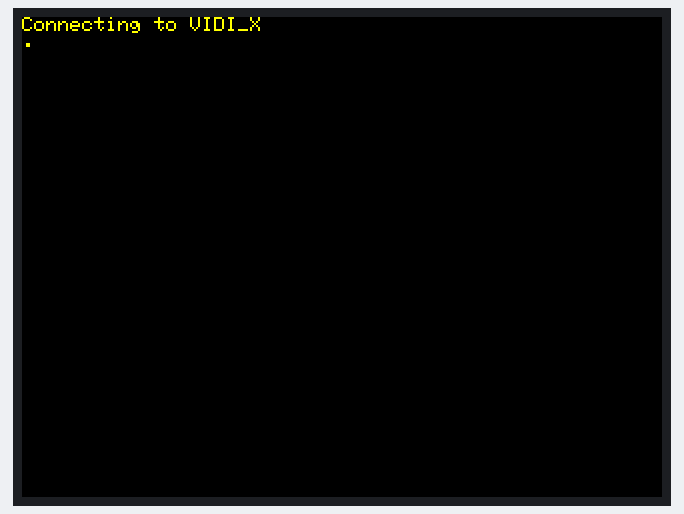
Simulated run of this sketch. Board: ESP32. Parts: 320×240 colour display. WiFi joins after 1.5 s; servers stay silent unless stated; nothing arrives over Bluetooth unless stated; what the sketch prints to the serial monitor is not drawn.

Above: at 0.8 s.
At 1.8 s:
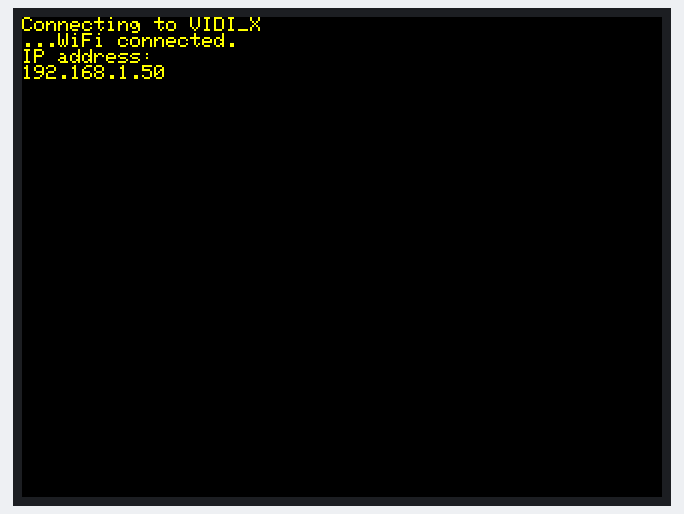
At 6.9 s:
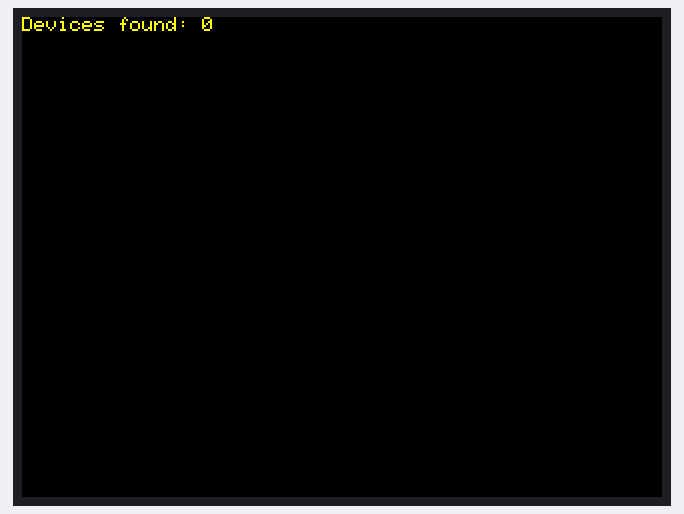

The sketch:

Bluetooth_Scan_to_LCD_and_Web_Server.ino
```cpp
//--------------------------------------------------------------------
//----------------------- VIDI 287 -----------------------------------
//------- Pošalji pronađene Bluetooth uređaje na Web server ----------
//--- napisan za potrebe članka u časopisu VIDI 287 - veljača 2020. --
//--------------------------------------------------------------------
//
// Ovaj kod radi s VIDI project X pločicom o kojoj možete saznati na linku
// https://www.vidi.hr/Racunala/Novosti/VIDI-e-novation-Predstavljeno-VIDI-Project-X-mikroracunalo
//
//-------------------------------------------------------------------
// napisao: Hrvoje Šomođi, Vidi - 17.1.2020.
//-------------------------------------------------------------------
// Nedostaju li vam niže spomenuti libraryji
// odaberite Manage Libraries sa izboranika Alti
// zatim u tražilicu upišite ILI9341
// i instalirajte ponuđenu Adafruit ILI9341 librari
// te ostale librarije koji su ponuđeni uz ovu!
// libraryji za Bluetooth te Wi-Fi trebali su
// biti instalirani kada ste instalirali podršku za ESP32

// dodajemo library za Bluetooth
#include <BLEDevice.h>
#include <BLEUtils.h>
#include <BLEScan.h>
#include <BLEAdvertisedDevice.h>

int scanTime = 5; // Vrijeme skeniranja u sekundama
BLEScan* pBLEScan;

// dodajemo library za ekran
#include "SPI.h"
#include "Adafruit_GFX.h"
#include "Adafruit_ILI9341.h"

// Za VIDI X ekran ovako trebaju biti deklarirani pinovi.
#define TFT_DC 21
#define TFT_CS 5

// dodajemo library za Wi-Fi
#include <WiFi.h>

const char* ssid     = "VIDI_X"; // Umjesto VIDI_X trebate upisati ime vaše Wi-Fi mreže na koju se spajate
const char* password = "123546"; // Umjesto 123456 trebate upisati password za vašu Wi-Fi mrežu na koju se spajate

//Ovo će stvoriti Web server koji će osluškivati na portu 80
WiFiServer server(80);

int value = 0;
String stringThree = "";

// Ovo će kreirati tft objek za korištenje ekrana
Adafruit_ILI9341 tft = Adafruit_ILI9341(TFT_CS, TFT_DC);

// poziv za skeniranje Bluetooth uređaja
class MyAdvertisedDeviceCallbacks: public BLEAdvertisedDeviceCallbacks {
    void onResult(BLEAdvertisedDevice advertisedDevice) {
      // ispiši rezultat na serial monitor jer se on konstatno osvježava
      Serial.printf("Advertised Device: %s \n", advertisedDevice.toString().c_str());
      // postavi boju tekta na crvenu za lakše raspoznavanje
      tft.setTextColor(ILI9341_RED);
      // ispiši
      tft.print("Device: ");
      // postavi boju teksta na zelenu
      tft.setTextColor(ILI9341_GREEN);
      // ispiši pronađeni Bluetooth uređaj
      tft.println(advertisedDevice.toString().c_str());
      // dodaj pronađeni Bluetooth uređaj u varijablu za kasnije korištenje
      // na kraj stringa dodaj HTML prelazak u novi red
      // ovdje je moguće dodati i HTML kod za promjenu boje, fonta
      // i ostale HTML kompatibilne kodove
      stringThree = stringThree + advertisedDevice.toString().c_str() + "<br>";
    }
};

void setup() {
  // postavi serial monitor
  Serial.begin(115200);
  Serial.println("Scanning...");

  // iniciajlizira ekran
  tft.begin();
  tft.setRotation(3);
  tft.setTextSize(1);

  //pozovi funkicu za inicijalizaciju Web servera
  serv_setup();

  //inicijaliziraj Bletooth skeniranje
  BLEDevice::init("");
  pBLEScan = BLEDevice::getScan(); //stvara novo Bletooth skeniranje
  pBLEScan->setAdvertisedDeviceCallbacks(new MyAdvertisedDeviceCallbacks());
  pBLEScan->setActiveScan(true); //aktivno skeniranje troši više struje no efikasnije je
  pBLEScan->setInterval(100);
  pBLEScan->setWindow(99);  // ovo mora biti manje ili jednako setInterval vrijednosti
}

void serv_setup()
{
    // Prvo je potrebno spojiti se na postojeću Wi-Fi mrežu
    // Ispisujemo o kojoj Wi-Fi mreži je rijeć
    Serial.print("Connecting to ");
    Serial.println(ssid); // ispisujemo na serial moniotr

    tft.fillScreen(ILI9341_BLACK);
    tft.setCursor(0, 0);
    tft.setTextColor(ILI9341_YELLOW);
    tft.print("Connecting to ");
    tft.println(ssid); // ispisujemo na ekran

    // spajamo se sa gore navedenim passwordom na navedneu Wi-Fi mrežu
    WiFi.begin(ssid, password);

    while (WiFi.status() != WL_CONNECTED) { // dok ćekamo na ostavrenje veze
        delay(500);
        Serial.print("."); // ispisuje točku
        tft.print(".");    // na ekran
    }
    // kada smo se pojili ispiši IP adresu servera
    Serial.println("");
    Serial.println("WiFi connected.");
    Serial.println("IP address: ");
    Serial.println(WiFi.localIP());
    tft.println("WiFi connected.");
    tft.println("IP address: ");
    tft.print(WiFi.localIP()); // IP adresu ispisujemo na ekran
    tft.println(" ");
    // startamo server
    server.begin();
}

void loop() {
  // put your main code here, to run repeatedly:
  BLEScanResults foundDevices = pBLEScan->start(scanTime, false);

  WiFiClient client = server.available();   // osluškuj spaja li se netko na web server

  if (client) {                             // ako se client spojio na web server,
    Serial.println("New Client.");          // ispiši poruku o tome na serial port
    String currentLine = "";                // stvori String varijablu koja će sadržavati dolazeće podatke od klijenta

    while (client.connected()) {            // while petlja dok je klijent spojent

      if (client.available()) {             // ukoliko klijent šallje podatke
        char c = client.read();             // pročitaj ih
        Serial.write(c);                    // ispiši pročitano na serial monitor

        if (c == '\n') {                    // ako je pročitan znak za novi red
          // ako je trenutni redak prazan, dobit ćete dva nova retka u nizu
          // to je kraj klijentskog HTTP zahtjeva, pa pošaljite odgovor
          if (currentLine.length() == 0) {
            // HTTP headers uvijek započnite s kodom odgovora (e.g. HTTP/1.1 200 OK)
            // i uznakom za tip sadržaja, content-type, pa klijent zna što očekivati, a zatim treba poslati prazan redak
            client.println("HTTP/1.1 200 OK");
            client.println("Content-type:text/html");
            client.println();

            // sadržaj HTTP odgovora prati zaglavlje
            client.print("Devices found: ");
            client.print(foundDevices.getCount());
            client.print("<br>");

            // nakon zaglavlja ispisati ćemo string varijablu u koju
            // smo spremili native Bletooth uređaja
            client.print(stringThree);

            // sadržaj HTTP odgovora završava s parznim redom:
            client.println();
            // break naredba izlazi iz while petlje:
            break;
          } else {    // ako ste dobili novi redak, očistite varijablu currentLine:
            currentLine = "";
          }
        } else if (c != '\r') {  // ako je sever dobio još nešto osim zanaka za kraj,
          currentLine += c;      // dodaj to na kraj varijable currentLine
        }
      }
    }
    // zatvara konekciju i ispiši poruku o tome:
    client.stop();
    Serial.println("Client Disconnected.");
  }

  // ispiši broj pronađenih Bluetooth uređaja i na serial monitor
  Serial.print("Devices found: ");
  Serial.println(foundDevices.getCount());
  Serial.println("Scan done!");

  // ispiši broj pronađenih Bluetooth uređaja na tft ekran
  tft.fillScreen(ILI9341_BLACK);
  tft.setCursor(0, 0);
  tft.setTextColor(ILI9341_YELLOW);
  tft.print("Devices found: ");
  tft.print(foundDevices.getCount());
  tft.println(" ");

  pBLEScan->clearResults(); // očisti rezultate scaniranja iz fromBLEScan buffera  kako bi uštedjeli na momoriji
  stringThree = "";         // očisti string varijablu kako bi ju pripremili za novi unos
  delay(2000); // pričekaj dvije sekunde prije ponovnog prolaza kroz glavnu petlju programa
}
```

Measured:
- what the display in image 1 shows lasts 5.1 s, from 1.7 s to 6.8 s
